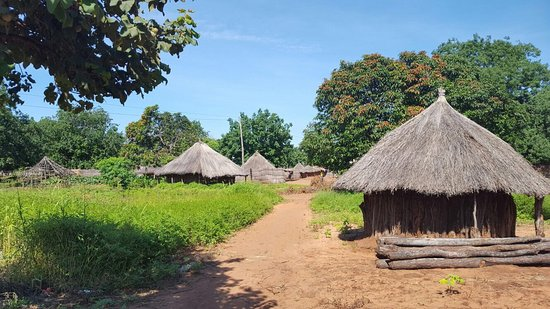
#> input picture opencv/Basics/photo1.jpg, 550 x 309 px
$ python 9_image_arithmetic.py
#> lines starting #> are read from the running program, lines starting #| are printed output that depends on the picture
# image is matrix for opencv

import numpy as np
import argparse
import cv2

# Consturct the argument parse and parse the arguments
ap = argparse.ArgumentParser()
ap.add_argument("-i", "--image", type=str, default="photo1.jpg", help = "path to the input image")
args = vars(ap.parse_args())

# Images are NumPy array stored as unsigned 8-bit integers (uint8)
# With values in the range [0, 255]; when using the add/subtract
# functions in OpenCv, these values will be *clipped* to this range,
# even if they fall outside the range[0, 255] after applying the operation

print("\nopencv: clipped at max min ")
added = cv2.add(np.uint8([200]), np.uint8([100]))
subtracted = cv2.subtract(np.uint8([50]), np.uint8([100]))
print(f"Max of 255: {added}")
print(f"Min of 0: {subtracted}")

print("\nNumpy:")
added = np.add(np.uint8([200]), np.uint8([100]))
subtracted = np.subtract(np.uint8([50]), np.uint8([100]))
print(f"Max of 255: {added}")
print(f"Min of 0: {subtracted}")


# adjusting the brighness of image using image arithmetic

# load input image
image = cv2.imread(args['image'])
#> image is the input picture: shape (309, 550, 3); mean B, G, R 114.3, 127.3, 118.4
image = cv2.resize(image, (500, 300))
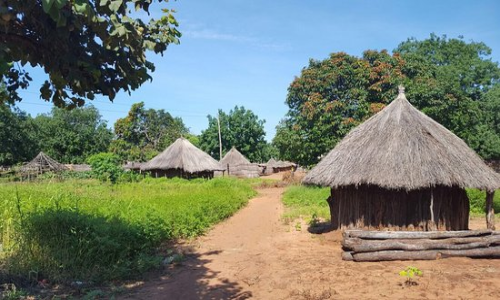
#> image: shape (300, 500, 3); mean B, G, R 114.2, 127.2, 118.3

cv2.imshow("Original", image)

# increasing the pixel intensities in our image by 100
# construct numpy array that has same dimesion as our input image
# fill it with ones and multiply by 100 and add the input image and matrix togeather
M = np.ones(image.shape, dtype = "uint8")*100
added  = cv2.add(image, M)
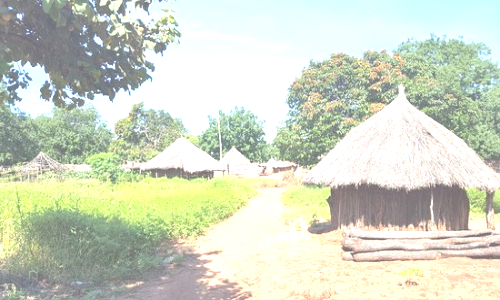
#> added: shape (300, 500, 3); mean B, G, R 196.2, 214.6, 207.8
cv2.imshow("Lighter", added)

M = np.ones(image.shape, dtype="uint8")*100
sub = cv2.subtract(image, M)
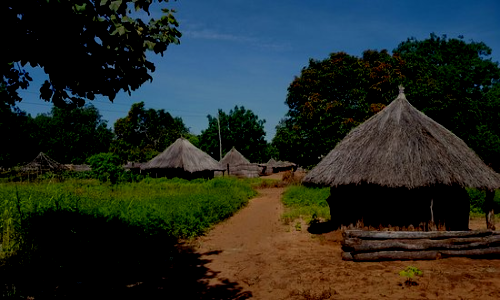
#> sub: shape (300, 500, 3); mean B, G, R 38.5, 42.7, 36.8
cv2.imshow("Darker", sub)
cv2.waitKey(0)
